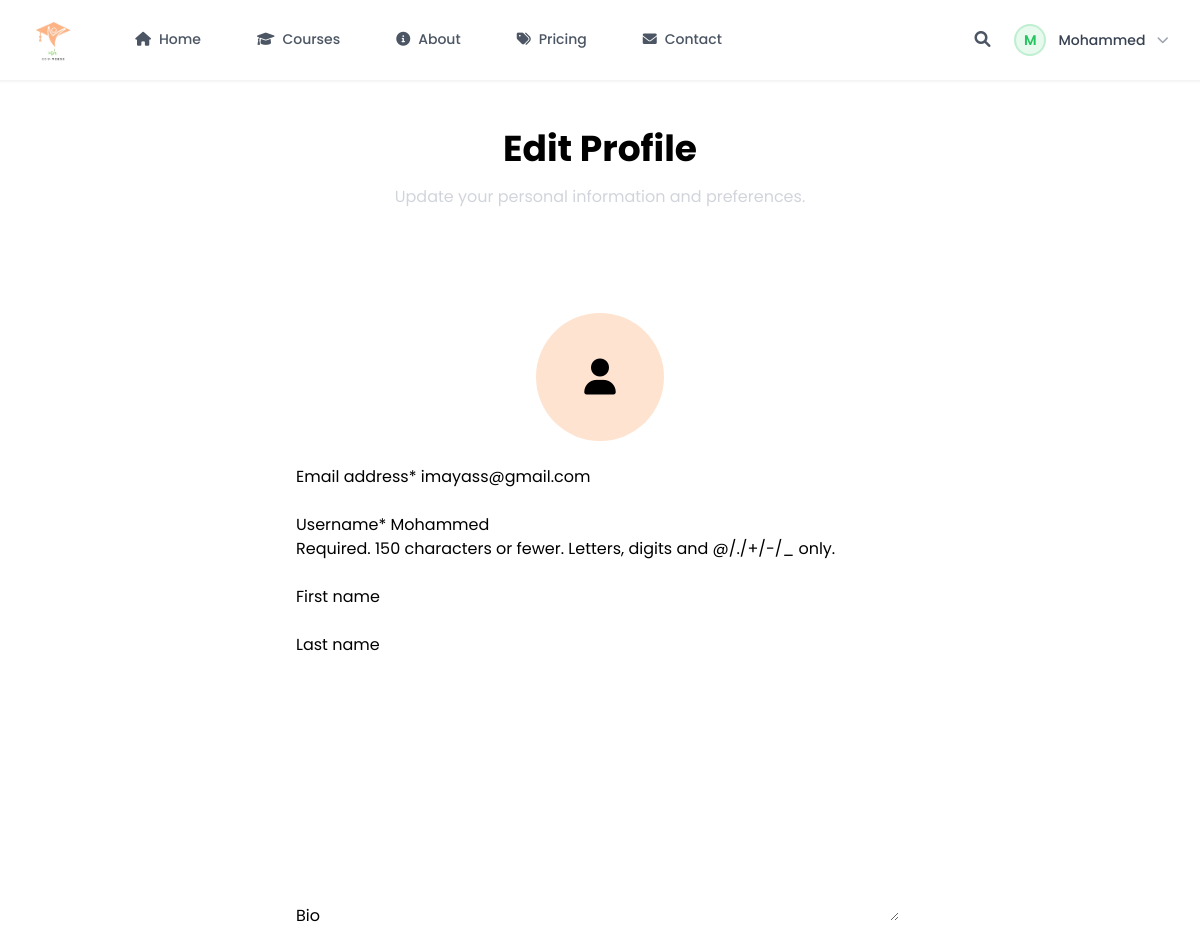
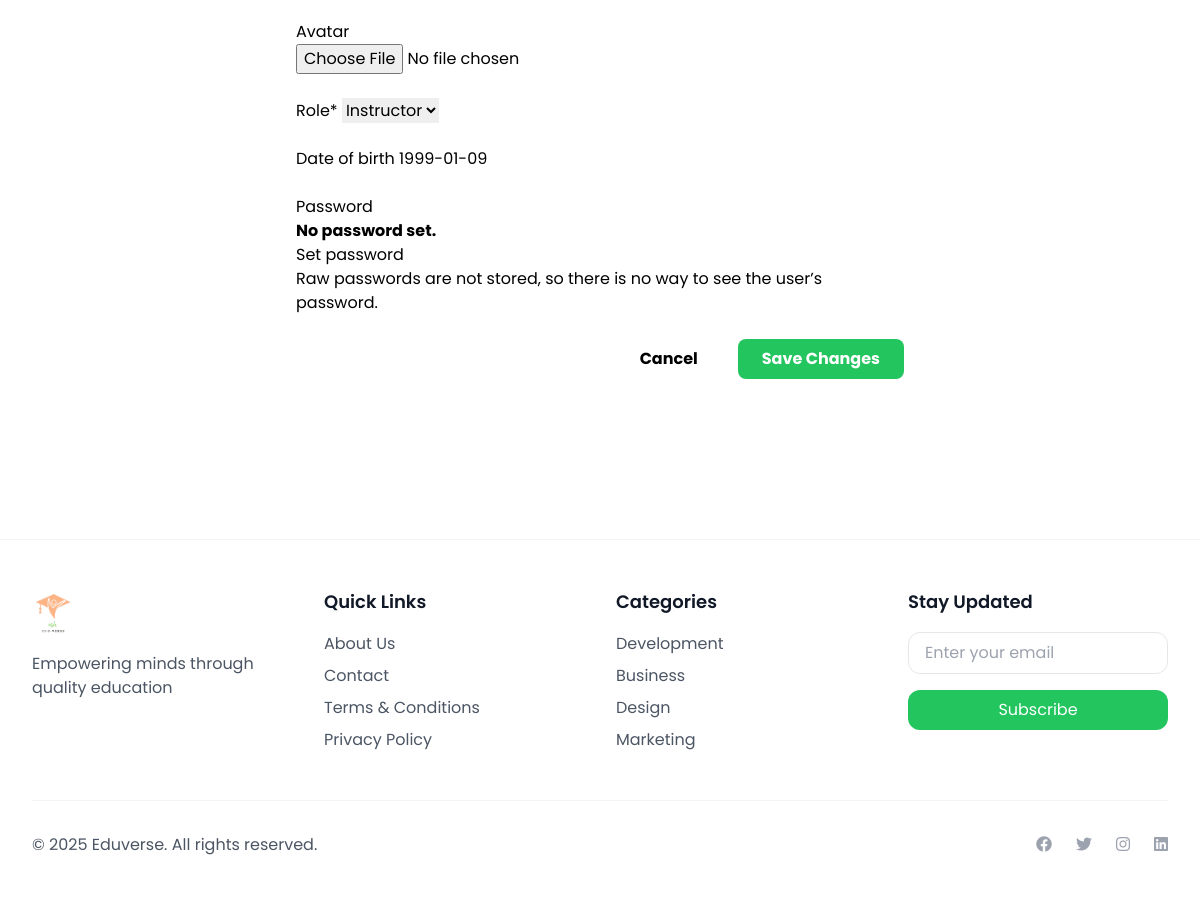
The app's page /users/profile/edit/ (signed in) with its own data (2 pictures, top to bottom).
### users/models.py (models this page shows, shortened)
class CustomUser(AbstractUser):
    ROLE_CHOICES = [
        ('student', 'Student'),
        ('instructor', 'Instructor'),
        ('admin', 'Admin'),
    ]
    email = models.EmailField(_('email address'), unique=True)
    bio = models.TextField(max_length=500, blank=True)
    avatar = models.ImageField(upload_to=user_avatar_path, blank=True, null=True)
    role = models.CharField(max_length=20, choices=ROLE_CHOICES, default='student')
    date_of_birth = models.DateField(null=True, blank=True)
    USERNAME_FIELD = 'email'
    REQUIRED_FIELDS = ['username']
    class Meta:
        verbose_name = _('user')
        verbose_name_plural = _('users')

### users/views.py (the view)
# urls.py: path('profile/edit/', views.profile_edit, name='profile_edit'),
@login_required
def profile_edit(request):
    if request.method == 'POST':
        form = CustomUserChangeForm(request.POST, request.FILES, instance=request.user)
        if form.is_valid():
            form.save()
            messages.success(request, 'Your profile has been updated!')
            return redirect('users:profile')
    else:
        form = CustomUserChangeForm(instance=request.user)
    return render(request, 'users/profile_edit.html', {
        'form': form,
    })

### users/forms.py
class CustomUserChangeForm(UserChangeForm):
    class Meta:
        model = CustomUser
        fields = ('email', 'username', 'first_name', 'last_name', 'bio', 'avatar', 'role', 'date_of_birth')
    def __init__(self, *args, **kwargs):
        super().__init__(*args, **kwargs)
        self.fields['email'].widget.attrs.update({'class': 'form-input'})
        self.fields['username'].widget.attrs.update({'class': 'form-input'})
        self.fields['first_name'].widget.attrs.update({'class': 'form-input'})
        self.fields['last_name'].widget.attrs.update({'class': 'form-input'})
        self.fields['bio'].widget.attrs.update({'class': 'form-textarea'})
        self.fields['date_of_birth'].widget.attrs.update({'class': 'form-input'})

### templates/users/profile_edit.html (shortened to what this page needs)
{% extends 'base.html' %}
{% load crispy_forms_tags %}
{% block content %}
<div class="py-12">
    <div class="max-w-2xl mx-auto">
        <div class="text-center mb-12">
            <h1 class="text-4xl font-bold gradient-text mb-4">Edit Profile</h1>
            <p class="text-gray-300">Update your personal information and preferences.</p>
        </div>
        <div class="glass-effect rounded-lg p-8">
            <form method="post" enctype="multipart/form-data" class="space-y-6">
                <div class="text-center mb-8">
                    {% if user.avatar %}
                    <img src="{{ user.avatar.url }}" alt="{{ user.username }}"
                         class="w-32 h-32 rounded-full mx-auto mb-4">
                    {% else %}
                    <div class="w-32 h-32 rounded-full bg-accent/20 flex items-center justify-center text-4xl mx-auto mb-4">
                        <i class="fas fa-user"></i>
                    </div>
                    {% endif %}
                </div>
                {{ form|crispy }}
                <div class="flex justify-end space-x-4">
                    <a href="{% url 'users:profile' %}"
                       class="px-6 py-2 glass-effect hover:bg-accent/20 transition-colors rounded-lg font-bold">
                        Cancel
                    </a>
                    <button type="submit"
                            class="px-6 py-2 bg-primary hover:bg-secondary transition-colors rounded-lg text-white font-bold">
                        Save Changes
                    </button>
                </div>
            </form>
        </div>
    </div>
</div>
{% endblock %}

### templates/base.html (shortened to what this page needs)
{% load static %}
<!DOCTYPE html>
<html lang="en">
<head>
    <script src="https://cdn.tailwindcss.com"></script>
    <link rel="stylesheet" href="https://cdnjs.cloudflare.com/ajax/libs/font-awesome/6.0.0/css/all.min.css">
</head>
<body class="min-h-screen bg-white">
    <nav class="sticky top-0 z-50 bg-white/90 backdrop-blur-xl border-b border-gray-100 shadow-sm transition-all duration-300">
        <div class="max-w-7xl mx-auto px-4 sm:px-6 lg:px-8">
            <div class="flex justify-between h-20">
                <div class="flex items-center">
                    <div class="flex-shrink-0 flex items-center">
                        <a href="{% url 'core:home' %}" class="flex items-center group">
                            <img src="{% static 'images/Logo.png' %}" alt="Eduverse Logo"
                                 class="h-12 w-auto transform transition-transform duration-300 group-hover:scale-105">
                        </a>
                    </div>
                    <div class="hidden md:flex items-center space-x-8 ml-12">
                        <a href="{% url 'core:home' %}"
                           class="inline-flex items-center px-3 py-2 text-sm font-medium border-b-2 transition-all duration-300 hover:-translate-y-0.5 {% if request.resolver_match.url_name == 'home' %}border-primary text-primary{% else %}border-transparent text-gray-600 hover:text-primary hover:border-primary/30{% endif %}">
                            <i class="fas fa-home mr-2"></i>
                            Home
                        </a>
                        <a href="{% url 'courses:course_list' %}"
                           class="inline-flex items-center px-3 py-2 text-sm font-medium border-b-2 transition-all duration-300 hover:-translate-y-0.5 {% if 'courses' in request.path %}border-primary text-primary{% else %}border-transparent text-gray-600 hover:text-primary hover:border-primary/30{% endif %}">
                            <i class="fas fa-graduation-cap mr-2"></i>
                            Courses
                        </a>
                        <a href="{% url 'core:about' %}"
                           class="inline-flex items-center px-3 py-2 text-sm font-medium border-b-2 transition-all duration-300 hover:-translate-y-0.5 {% if request.resolver_match.url_name == 'about' %}border-primary text-primary{% else %}border-transparent text-gray-600 hover:text-primary hover:border-primary/30{% endif %}">
                            <i class="fas fa-info-circle mr-2"></i>
                            About
                        </a>
                        <a href="{% url 'core:pricing' %}"
                           class="inline-flex items-center px-3 py-2 text-sm font-medium border-b-2 transition-all duration-300 hover:-translate-y-0.5 {% if request.resolver_match.url_name == 'pricing' %}border-primary text-primary{% else %}border-transparent text-gray-600 hover:text-primary hover:border-primary/30{% endif %}">
                            <i class="fas fa-tags mr-2"></i>
                            Pricing
                        </a>
                        <a href="{% url 'core:contact' %}"
                           class="inline-flex items-center px-3 py-2 text-sm font-medium border-b-2 transition-all duration-300 hover:-translate-y-0.5 {% if request.resolver_match.url_name == 'contact' %}border-primary text-primary{% else %}border-transparent text-gray-600 hover:text-primary hover:border-primary/30{% endif %}">
                            <i class="fas fa-envelope mr-2"></i>
                            Contact
                        </a>
                    </div>
                </div>
                <div class="flex items-center space-x-4">
                    <button class="text-gray-600 hover:text-primary transition-colors p-2 hover:bg-gray-50 rounded-xl">
                        <i class="fas fa-search"></i>
                    </button>
                    {% if user.is_authenticated %}
                        <div class="relative" x-data="{ open: false }">
                            <button @click="open = !open"
                                    class="flex items-center space-x-3 focus:outline-none">
                                {% if user.avatar and user.avatar.url %}
                                    <img src="{{ user.avatar.url }}"
                                         alt="{{ user.username }}"
                                         class="w-8 h-8 rounded-full border-2 border-primary/20">
                                {% else %}
                                    <div class="w-8 h-8 rounded-full border-2 border-primary/20 bg-primary/10 flex items-center justify-center">
                                        <span class="text-primary text-sm font-semibold">
                                            {{ user.username|first|upper }}
                                        </span>
                                    </div>
                                {% endif %}
                                <span class="text-sm font-medium text-gray-700">{{ user.username }}</span>
                                <i class="fas fa-chevron-down text-xs text-gray-400"></i>
                            </button>
                        </div>
                    {% endif %}
                </div>
            </div>
        </div>
    </nav>
    <main>
        {% block content %}{% endblock %}
    </main>
    <footer class="bg-white border-t border-gray-100 mt-20">
        <div class="max-w-7xl mx-auto px-4 sm:px-6 lg:px-8 py-12">
            <div class="grid grid-cols-1 md:grid-cols-4 gap-8">
                <div>
                    <img src="{% static 'images/Logo.png' %}" alt="Eduverse Logo" class="h-12 w-auto mb-4">
                    <p class="text-gray-600">Empowering minds through quality education</p>
                </div>
                <div>
                    <h4 class="text-lg font-semibold text-gray-900 mb-4">Quick Links</h4>
                    <ul class="space-y-2">
                        <li>
                            <a href="{% url 'core:about' %}"
                               class="text-gray-600 hover:text-primary transition-colors">
                                About Us
                            </a>
                        </li>
                        <li>
                            <a href="{% url 'core:contact' %}"
                               class="text-gray-600 hover:text-primary transition-colors">
                                Contact
                            </a>
                        </li>
                        <li>
                            <a href="{% url 'core:terms' %}"
                               class="text-gray-600 hover:text-primary transition-colors">
                                Terms & Conditions
                            </a>
                        </li>
                        <li>
                            <a href="{% url 'core:privacy' %}"
                               class="text-gray-600 hover:text-primary transition-colors">
                                Privacy Policy
                            </a>
                        </li>
                    </ul>
                </div>
                <div>
                    <h4 class="text-lg font-semibold text-gray-900 mb-4">Categories</h4>
                    <ul class="space-y-2">
                        <li>
                            <a href="#" class="text-gray-600 hover:text-primary transition-colors">
                                Development
                            </a>
                        </li>
                        <li>
                            <a href="#" class="text-gray-600 hover:text-primary transition-colors">
                                Business
                            </a>
                        </li>
                        <li>
                            <a href="#" class="text-gray-600 hover:text-primary transition-colors">
                                Design
                            </a>
                        </li>
                        <li>
                            <a href="#" class="text-gray-600 hover:text-primary transition-colors">
                                Marketing
                            </a>
                        </li>
                    </ul>
                </div>
                <div>
                    <h4 class="text-lg font-semibold text-gray-900 mb-4">Stay Updated</h4>
                    <form class="space-y-4">
                        <input type="email" placeholder="Enter your email"
                               class="w-full px-4 py-2 rounded-xl border border-gray-200
                                      focus:ring-2 focus:ring-primary focus:border-primary">
                        <button type="submit"
                                class="w-full px-4 py-2 bg-primary text-white rounded-xl
                                       hover:bg-primary/90 transition-all duration-300
                                       hover:-translate-y-0.5 hover:shadow-md">
                            Subscribe
                        </button>
                    </form>
                </div>
            </div>
            <div class="mt-12 pt-8 border-t border-gray-100 flex flex-col md:flex-row justify-between items-center">
                <p class="text-gray-600">&copy; 2025 Eduverse. All rights reserved.</p>
                <div class="flex space-x-6 mt-4 md:mt-0">
                    <a href="#" class="text-gray-400 hover:text-primary transition-colors">
                        <i class="fab fa-facebook"></i>
                    </a>
                    <a href="#" class="text-gray-400 hover:text-primary transition-colors">
                        <i class="fab fa-twitter"></i>
                    </a>
                    <a href="#" class="text-gray-400 hover:text-primary transition-colors">
                        <i class="fab fa-instagram"></i>
                    </a>
                    <a href="#" class="text-gray-400 hover:text-primary transition-colors">
                        <i class="fab fa-linkedin"></i>
                    </a>
                </div>
            </div>
        </div>
    </footer>
</body>
</html>

### templates/base.html (style rules this page uses)
body { font-family: 'Poppins', sans-serif; }

### records on screen
CustomUser: username|first "M", username "Mohammed", email "imayass@gmail.com", role "Instructor", date_of_birth "1999-01-09"
